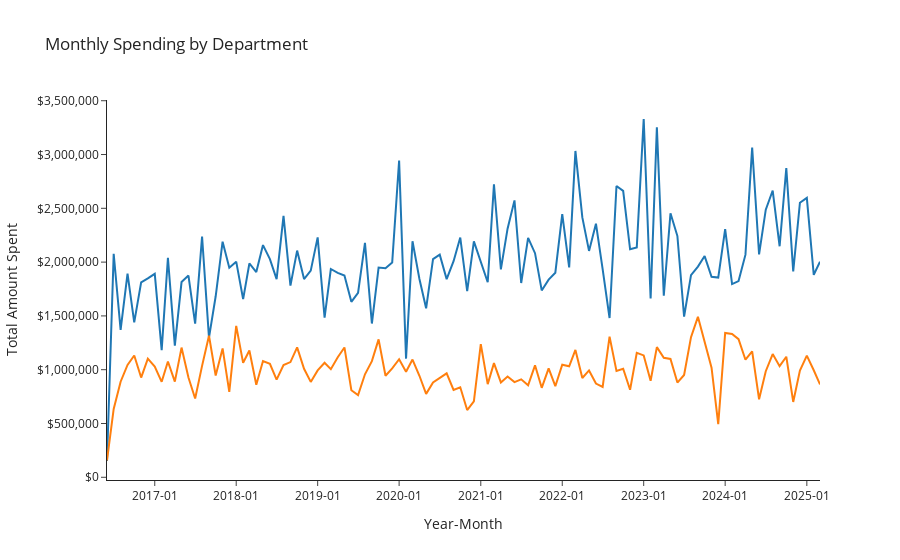

Notebook code for this chart:
### Code cell
fig = px.line(
    query_department_monthly_spending.df(),
    x="year_month",
    y="total_amount",
    color="department",
    template="simple_white",
    title="Monthly Spending by Department",
)

fig.update_layout(
    xaxis_title="Year-Month",
    yaxis_title="Total Amount Spent",
    xaxis_tickformat="%Y-%m",
    yaxis_tickprefix="$",
    yaxis_tickformat=",.0f",
    showlegend=False,
)

# fig.write_image("chart.png", width=1000, height=600)

fig.show()
